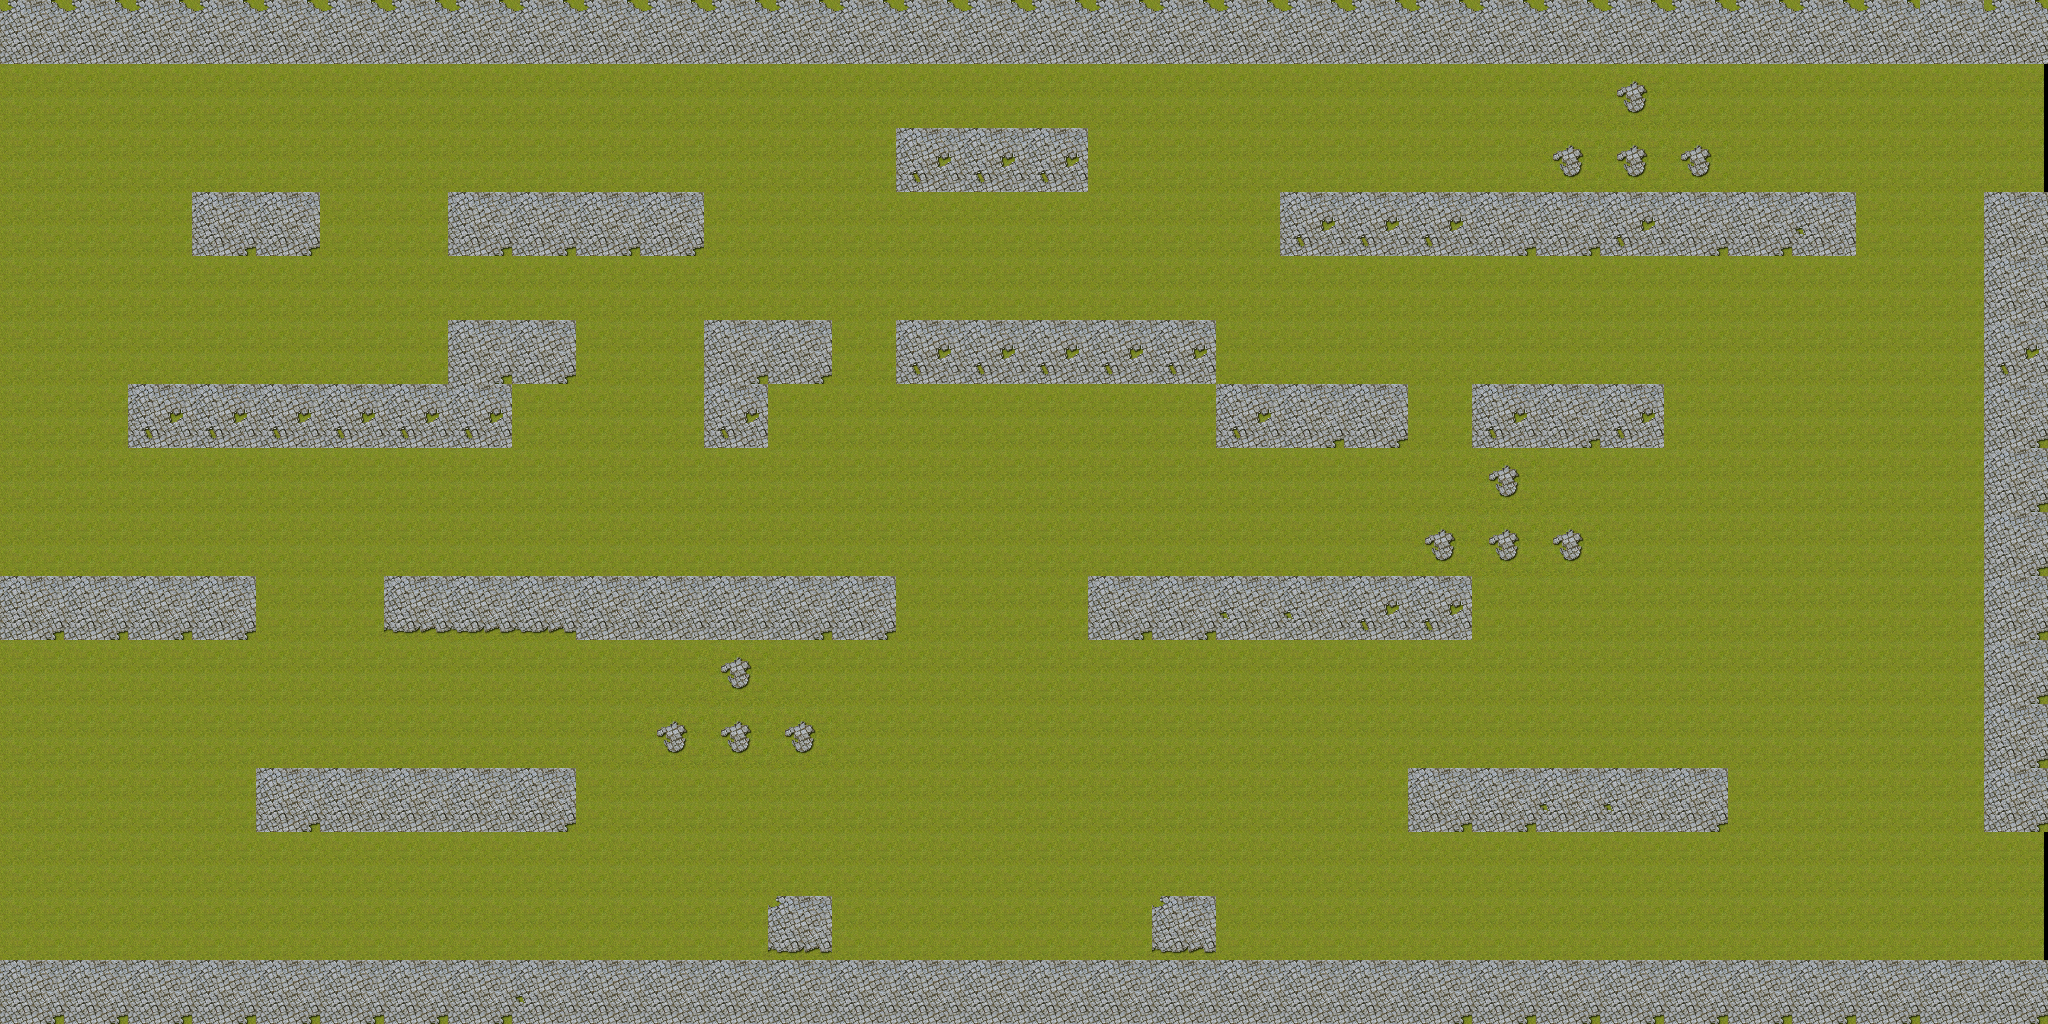

This game map was drawn from its Tiled (.tmx) file and the tilesets committed beside it. A one-line description and the trimmed map source follow:
An orthogonal 32x16 tile map with 64x64 px tiles, 4 tile layers (Laeyer 1, Main, Obstacles, Background) and 1 object (Player).

<map version="1.0" orientation="orthogonal" renderorder="right-down" width="32" height="16" tilewidth="64" tileheight="64" nextobjectid="15">
 <tileset firstgid="1" name="cobbleset-64_0" tilewidth="64" tileheight="64" tilecount="64" columns="8">
  <image source="cobbleset-64_0.png" width="512" height="512" />
 </tileset>
 <layer name="Laeyer 1" width="32" height="16" offsetx="-4" offsety="-1">
  <data>[512 cells, 512 non-empty, 2 distinct tile ids]</data>
 </layer>
 <layer name="Main" width="32" height="16">
  <data>[512 cells, 142 non-empty, 6 distinct tile ids]</data>
 </layer>
 <objectgroup name="Markers">
  <object id="14" name="Player" x="64" y="678.667" width="24" height="25.3333" />
 </objectgroup>
 <layer name="Obstacles" width="32" height="16">
  <data>[512 cells, 2 non-empty, 1 distinct tile ids]</data>
 </layer>
 <layer name="Background" width="32" height="16">
  <data>[512 cells, 12 non-empty, 1 distinct tile ids]</data>
 </layer>
</map>
